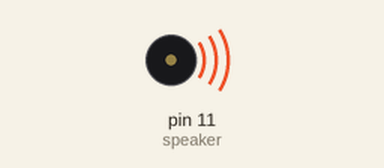
Simulated run of this sketch. Board: Arduino Uno, built with avr-gcc and run on an emulated ATmega328P. On the bench: buzzer (waves = sounding).

Above: at 0.2 s.
At 3.6 s:
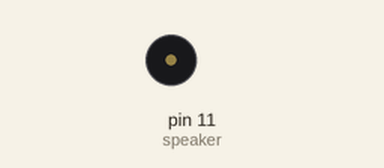
Timing chart, 0 to 7.8 s (numbered marks = the images above):
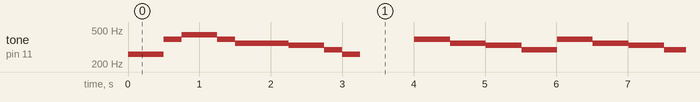

The sketch:

Palmisano_piezo.ino
```cpp
//Marco Palmisano
// Piezo Music

// Define Speaker Port:
int speaker = 11;

//Variable rhythm:

int tempo = 1000;
int w = tempo;
int h = w/2;
int q = h/2;
int e = q/2;
int s = e/2;

// Pitches of C

int c4 = 261;
int d4 = 293;
int e4 = 330;
int f4 = 350;
int g4 = 392;
int an4 = 440;
int b4 = 494;
int c5 = 523;

void scaleUP () {
 int scale [] = {c4, d4, e4, f4, g4, an4, b4, c5};

  for (int n = 0; n < 8; n++ ) {
   tone(speaker, scale[n], q);
  delay(q);
  }
}
void twinkle1() {
  int lineANotes [] = {c4, c4, g4, an4, an4, g4, f4, f4, e4, e4, d4, c4};
  int lineARhythm [] = {q, q, q, q, q, q, h, q, q, q, q, q, h};

 for (int n = 0; n < 14; n++) {
  tone(speaker, lineANotes[n], lineARhythm[n]);
  delay(lineARhythm[n]);
 }
}
void twinkle2() {
  int lineANotes [] = {g4, g4, f4, f4, e4, e4, d4, g4, g4, f4, f4, e4, e4, d4};
  int lineARhythm [] = {q, q, q, q, q, q, h, q, q, q, q, q, q, h};

  for (int n = 0; n < 14; n++) {
  tone(speaker, lineANotes[n], lineARhythm[n]);
  delay(lineARhythm[n]);
  }
}


void setup() {
  pinMode(speaker, OUTPUT);


}

void loop() {
  //scaleUP();
  twinkle1();
  twinkle2();
  twinkle1();
}
```

Measured:
- by itself, tone on pin 11 (speaker): plays 261 Hz for 0.50 s, 392 Hz for 0.25 s, 440 Hz for 0.50 s, 392 Hz for 0.25 s, 350 Hz for 0.75 s, 330 Hz for 0.50 s … (261 notes in this stretch)
